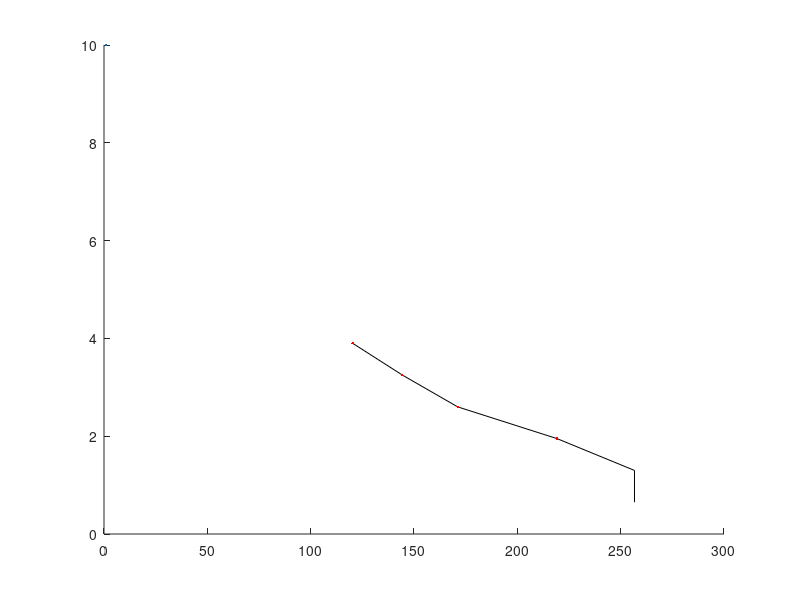

Source code (MATLAB): (Note: this script raises an error after producing the figure.)
%% Calibration for Kilian

height_k = 1.87;
depth = 0.65:0.65:6*0.65;
measure_px_k = [480, 480, 410, 320, 270, 225]./height_k;

threshold = 1.5; % the distance after which the subject is fully visible

index_k = depth>threshold;
depth_interest_k = depth(index_k);
px_interest_k = measure_px_k(index_k);

figure(1)
hold on;
plot(measure_px_k, depth, 'k-');
plot(px_interest_k,depth_interest_k, 'r.', MarkerSize=10)


approx_k = fit(px_interest_k', depth_interest_k', 'poly1');
y_fit_k = feval(approx_k, px_interest_k);
origin_k = approx_k.p2;
plot(px_interest_k, y_fit_k, 'm--')

xlabel("Pixels [px]");
ylabel("Distance [m]")
title("Distance Calibration Kilian", FontSize=15)
legend("All measurements", "After thresholding", "Linear approximation")



%% Calibration for Victoria

height_v = 1.7;
depth = 0.65:0.65:6*0.65;
measure_px_v = [480, 480, 410, 320, 270, 225].*0.9./height_v;

threshold = 1.5; % the distance after which the subject is fully visible

index_v = depth>threshold;
depth_interest_v = depth(index_v);
px_interest_v = measure_px_v(index_v);

figure(2)
hold on;
plot(measure_px_v, depth, 'k-');
plot(px_interest_v,depth_interest_v, 'r.', MarkerSize=10)


approx_v = fit(px_interest_v', depth_interest_v', 'poly1');
y_fit_v = feval(approx_v, px_interest_v);
origin_v = approx_v.p2;
plot(px_interest_v, y_fit_v, 'm--')

xlabel("Pixels [px]");
ylabel("Distance [m]")
title("Distance Calibration Victoria", FontSize=15)
legend("All measurements", "After thresholding", "Linear approximation")



%% Comparison


figure(3)
hold on;
plot(px_interest_k, y_fit_k, 'm--')
plot(px_interest_v, y_fit_v, 'g--')


xlabel("Pixels [px]");
ylabel("Distance [m]")
title("Comparison linear approximations", FontSize=15)
legend("Kilian", "Victoria")


%% Relation with height

figure(4);
hold on;

heights = [height_k,height_v];
origins = [origin_k, origin_v];

plot(heights, origins)

xlabel("Pixels [px]");
ylabel("Distance [m]")
title("Comparison linear approximations", FontSize=15)
